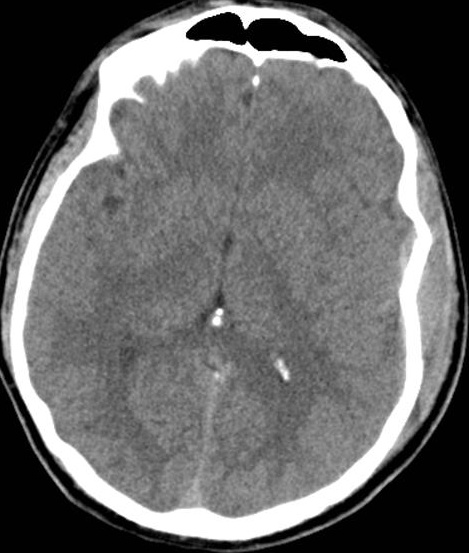
#> input picture processing/result.jpg, 469 x 553 px
$ jupyter execute hyperdense.ipynb   (shell and % lines are left out)
#> lines starting #> are read from the running program, lines starting #| are printed output that depends on the picture; after the words box and inside, x2 and y2 are one past the last pixel; in counts of white or black regions, pixels touching at a corner belong together
[cell 1]
import cv2
from matplotlib import pyplot as plt
import numpy as np

[cell 2]
image = cv2.imread("result.jpg",1)
#> image is the input picture: shape (553, 469, 3); min 0, max 255, mean 103.3

[cell 3]
plt.figure(figsize=(8, 6), dpi=80)
plt.imshow(image);

[cell 4]
gray = cv2.cvtColor(image, cv2.COLOR_BGR2GRAY)
plt.imshow(gray)

[cell 5]
blurred = cv2.GaussianBlur(gray,(11,11),0)
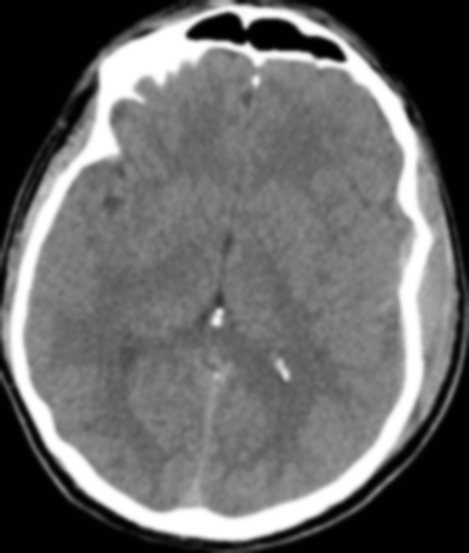
#> blurred: shape (553, 469); min 1, max 255, mean 103.3
plt.imshow(blurred)

[cell 6]
mid_x , mid_y = image.shape[1]/2 , image.shape[0]/2
#> mid_x = 234.5; mid_y = 276.5

[cell 7]
print(mid_x , mid_y)
#| 234.5 276.5

[cell 8]
result = []

[cell 9]
boundary = 0.5

[cell 10]
canny = cv2.Canny(blurred,10,250)
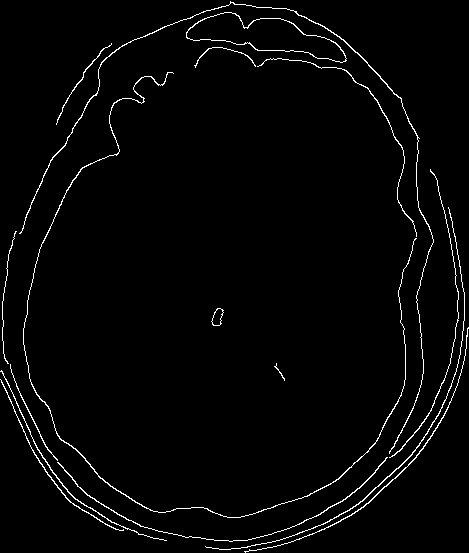
#> canny: shape (553, 469); 2.3% white in thin lines or dots
(cnts,_) = cv2.findContours(canny.copy(),cv2.RETR_TREE,cv2.CHAIN_APPROX_SIMPLE)
#> cnts = 18 contours, 2 with area under 20; largest, box (x1, y1, x2, y2) and area: (186, 12, 347, 63) 3721, (186, 12, 347, 63) 3653, (23, 72, 417, 518) 246, (19, 1, 434, 454) 228, (211, 308, 224, 326) 133
coints = image.copy()
frame = image.copy()
cv2.drawContours(frame,cnts,-1,(255,0,0),2)
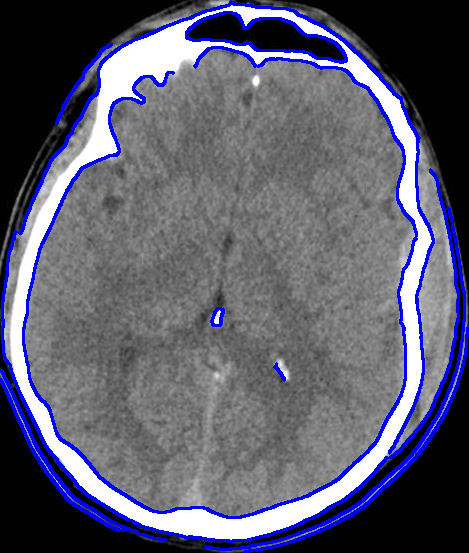
#> frame: shape (553, 469, 3); 7.34% of pixels changed, all inside (x1, y1, x2, y2) = (0, 0, 469, 553)
plt.imshow(frame);

[cell 11]
for cnt in cnts:
    x ,y,w,h = cv2.boundingRect(cnt)
    if (x+w) > (mid_x * boundary) and (x+w) < (mid_x * (2-boundary)) and (y+h) > (mid_y *boundary) and (y+h) <(mid_y* (2-boundary)):
        cv2.rectangle(coints,(x,y),(x+w,y+h),(0,255,0),2)
        result.append((x ,y,w,h))
#> this loop made 18 passes
#> (x, y, w, h) on passes 1 to 12: (57, 457, 331, 85), (0, 379, 124, 152), (0, 370, 167, 171), (10, 364, 48, 97), (274, 363, 11, 18), (244, 327, 225, 226), (211, 308, 13, 18), (211, 308, 13, 18), (2, 231, 15, 133), (205, 207, 260, 343), (389, 169, 70, 289), (23, 72, 394, 446)
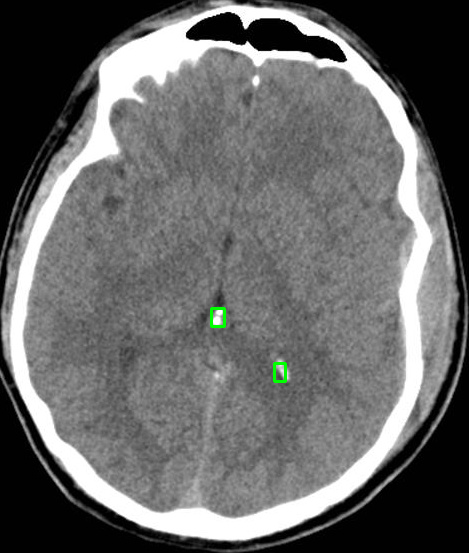
#> coints: shape (553, 469, 3); 0.14% of pixels changed, all inside (x1, y1, x2, y2) = (210, 307, 287, 383)
#> after the loop, result = [(274, 363, 11, 18), (211, 308, 13, 18), (211, 308, 13, 18)]
plt.imshow(coints);
